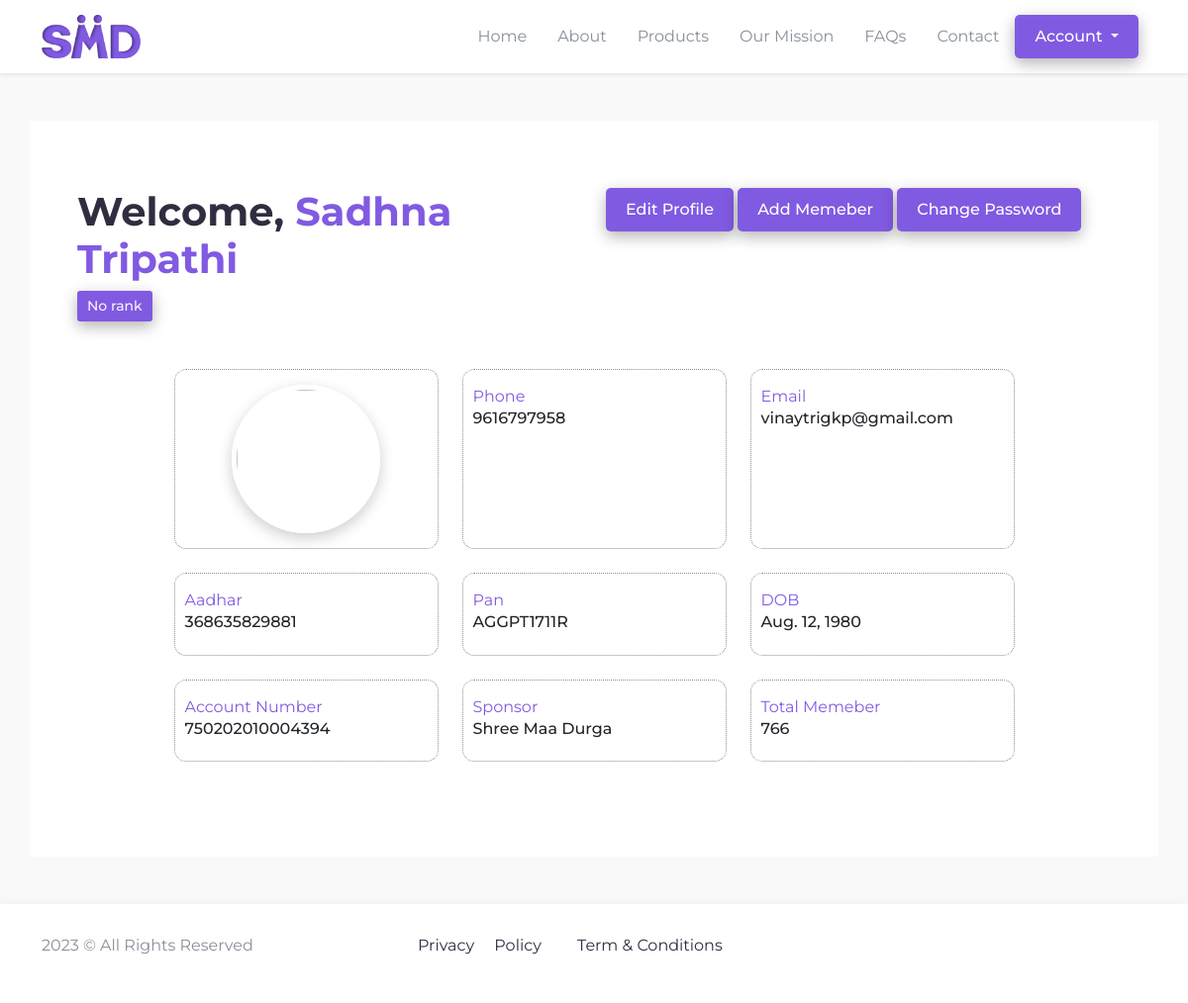
Screenshot of /user/profile (signed in) with the database file from the repository.
### agents/models.py (models this page shows, shortened)
class Accociate(models.Model):
    user = models.OneToOneField(User, on_delete=models.CASCADE)
    name = models.CharField(max_length=200)
    email = models.CharField(max_length=150)
    phone = models.CharField(max_length=12, blank=True, null=True)
    profile_picture = models.FileField(upload_to="profile/", null=True, blank=True)
    aadhar = models.CharField(max_length=50, null=True, blank=True)
    aadhar_img = models.FileField(upload_to="aadhar/", null=True, blank=True)
    pan = models.CharField(max_length=150, null=True, blank=True)
    nominee = models.CharField(max_length=150, default="Nominee Name")
    account_number = models.CharField(max_length=150, null=True, blank=True)
    bank_name = models.CharField(max_length=150, default="Enter your bank Name..")
    bank_ifsc = models.CharField(max_length=150, default="")
    branch_name = models.CharField(max_length=200, default="Branch Name..")
    dob = models.DateField()
    address = models.TextField(default="Enter Your Address...")
    created_at = models.DateTimeField(auto_now_add=True)
    updated_at = models.DateTimeField(auto_now=True)
    sponsor = models.ForeignKey('self', on_delete=models.SET_NULL, null=True, blank=True, related_name='referrals')
    level = models.CharField(max_length=150, choices=level, null=True, blank=True)
    parent = models.ForeignKey('self', on_delete=models.SET_NULL, null=True, blank=True, related_name='pareint')
    leg = models.CharField(max_length=200, choices=legs, blank=True, null=True)
    is_active = models.BooleanField(default=False)
    def get_downline(self):
        downline = [self]
        for referral in self.referrals.all():
            downline.extend(referral.get_downline())
        return downline
    def get_total_downline_count(self):
        return len(self.get_downline())
    def __str__(self):
        return self.name

### agents/views.py (the view, shortened to what this page needs)
# urls.py: path('profile', views.profile, name="profile"),
@login_required
def profile(request):
    today = date.today()
    is_redeem_visible = (today.day <= 5)
    user = request.user
    user_profile = Accociate.objects.get(user=user)
    total_downline_count = user_profile.get_total_downline_count() - 1
    current_profile = Accociate.objects.filter(parent=user_profile)
    data = {}
    d = 0
    for i in range(1, 16):
        d += print_level_income(current_profile, i).__len__()
        data[f'level_{i}'] = d
    existing_rank = Reward.objects.filter(accociate=user_profile).first()
    context = {"profile":user_profile, 'is_redeem_visible': is_redeem_visible, 'rank': check_current_rank(data)}
    return render(request, 'client/user/profile.html', context)

### agents/views.py (called while the page is built)
def check_current_rank(data):
    rank = ''
    if data['level_15']  >= 12500000:
        rank = 'ambassador'
    elif data['level_14'] >= 4200000:
        rank = 'royal ruby'
    elif data['level_13'] >= 1450000:
        rank= 'ruby'
    elif data['level_12'] >= 500000:
        rank = 'royal platinum'
    elif data['level_11'] >= 165000:
        rank = 'platinum'
    elif data['level_10'] >= 53000:
        rank = 'royal diamond'
    elif data['level_9'] >=  17000:
        rank = 'diamond'
    elif data['level_8'] >= 5500:
        rank = 'royal gold'
    elif data['level_7'] >= 1800:
        rank = 'gold'
    elif data['level_6'] >=  600:
        rank = '600'
    elif data['level_5'] >= 190:
        rank = 'bronze'
    elif data['level_4'] >= 65:
        rank = 'star'
    else:
        rank = 'No Rank'
    return rank.capitalize()

def print_level_income(data, target_level, current_level=1, max_levels=15):
    level_data = []
    if current_level == target_level:
        for item in data:
            if item.is_active:
                level_data.append({
                    "name": item.name,
                    "phone": item.phone,
                    "parent": item.parent,
                    "sponsor": item.sponsor,
                    "leg": item.leg,
                    "status": item.is_active,
                })
        return level_data
    if current_level > max_levels:
        return []
    for item in data:
        child_data = Accociate.objects.filter(parent=item)
        level_data.extend(print_level_income(child_data, target_level, current_level + 1, max_levels))
    return level_data

### template/client/user/profile.html (shortened to what this page needs)
{% extends '../base.html' %} {% block title %}User Profile Page{% endblock title%} {% block content %}
<section id="profile">
  <div class="container p-5 my-5 bg-white rounded-md">
    <div class="row justify-content-center">
      <div class="col-md-6">
        <h1>Welcome, <span>{{profile.name}}</span></h1>
        <small href="#" class="btn btn-sm primary-button">
          {{rank}}
        </small>
      </div>
      <div class="col-md-6">
        {% if profile.is_active == True %}
        <button class="primary-button mx-auto" data-bs-toggle="modal" data-bs-target="#exampleModal">Edit
          Profile</button>
        <button class="primary-button mx-auto" data-bs-toggle="modal" data-bs-target="#addModal">Add Memeber</button>
        <button class="primary-button mx-auto" data-bs-toggle="modal" data-bs-target="#changePassword">Change
          Password</button>
        {% endif %}
      </div>
    </div>
    <div class="row gap-4 justify-content-center py-5">
      <div class="col-md-3 d-flex justify-content-center">
        {% if profile.profile_picture %}
        <img src="/media/{{profile.profile_picture}}"
          style="width: 150px; height: 150px; border-radius: 50%; object-fit: cover;" alt="">
        {% else %}
        <img src="https://img.freepik.com/free-psd/3d-illustration-person-with-sunglasses_23-2149436188.jpg?w=2000"
          style="width: 150px; height: 150px; border-radius: 50%; object-fit: cover;" alt="">
        {% endif %}
      </div>
      <div class="col-md-3">
        <span>Phone</span>
        <h6>{% if profile.phone %}{{profile.phone}}{% else %}Not Found{% endif %}</h6>
      </div>
      <div class="col-md-3">
        <span>Email</span>
        <h6>{% if profile.email %}{{profile.email}}{% else %}Not Found{% endif %}</h6>
      </div>
      <div class="col-md-3">
        <span>Aadhar</span>
        <h6>{% if profile.aadhar %}{{profile.aadhar}}{% else %}Not Found{% endif %}</h6>
      </div>
      <div class="col-md-3">
        <span>Pan</span>
        <h6>{% if profile.pan %}{{profile.pan}}{% else %}Not Found{% endif %}</h6>
      </div>
      <div class="col-md-3">
        <span>DOB</span>
        <h6>{% if profile.dob %}{{profile.dob}}{% else %}Not Found{% endif %}</h6>
      </div>
      <div class="col-md-3">
        <span>Account Number</span>
        <h6>{% if profile.account_number %}{{profile.account_number}}{% else %}Not Found{% endif %}</h6>
      </div>
      <div class="col-md-3">
        <span>Sponsor</span>
        <h6>{% if profile.sponsor %}{{profile.sponsor}}{% else %}Root{% endif %}</h6>
      </div>
      <div class="col-md-3">
        <span>Total Memeber</span>
        <h6>{{ profile.get_total_downline_count|add:"-1" }}</h6>
      </div>
    </div>
  </div>
</section>
{% endblock content %}

### static/client/css/style.css (style rules this page uses)
* { margin: 0; padding: 0; list-style-type: none; text-decoration: none !important; box-sizing: border-box; font-family: 'Montserrat', sans-serif; }
:root { --blue1: #6F83FF; --blue: #815AE2; --pink: #FF8BB9; --black: #2F2E41; --bg: #F9F1FE; --white: #FFFFFF; --grey: #89909a; --success-bg: #E6F9F1; --success: #18C57E; --bg2: #f9f9f9; }
html, body { height: 100%; width: 100%; background-color: var(--bg2); }
.primary-button { padding: 10px 20px; border: none; border-radius: 5px; background-color: var(--blue); color: var(--white); font-weight: 500; box-shadow: 0px 5px 15px rgba(0, 0, 0, .3); }
h1 { font-weight: 55px !important; font-weight: 700; color: var(--black); }
span { color: var(--blue); }
.col-md-6 { margin-top: 20px !important; }
#profile small { background-color: var(--blue) !important; padding: 5px 10px; border-radius: 3px; color: var(--bg); }
#profile img { border: 5px solid var(--white); box-shadow: 0px 5px 15px rgba(0, 0, 0, .2); }
#profile .col-md-3 { border: 1px dotted var(--grey); padding: 15px 10px; border-radius: 12px; }

### rows the page displays
Accociate: name "Sadhna Tripathi", phone "9616797958", email "vinaytrigkp@gmail.com", aadhar "368635829881", pan "AGGPT1711R", dob "Aug. 12, 1980", account_number "750202010004394", sponsor "Shree Maa Durga", get_total_downline_count|add "766"

### other values shown
{{ rank }} "No rank"
